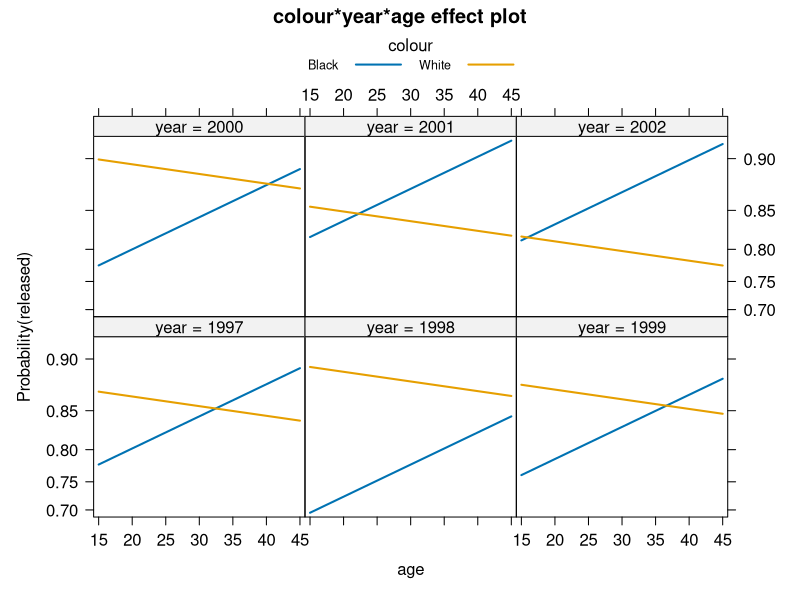
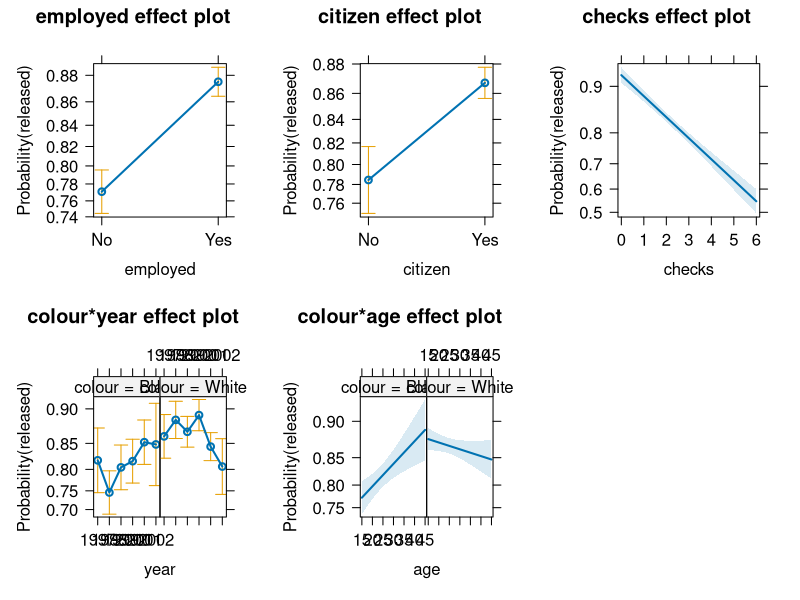
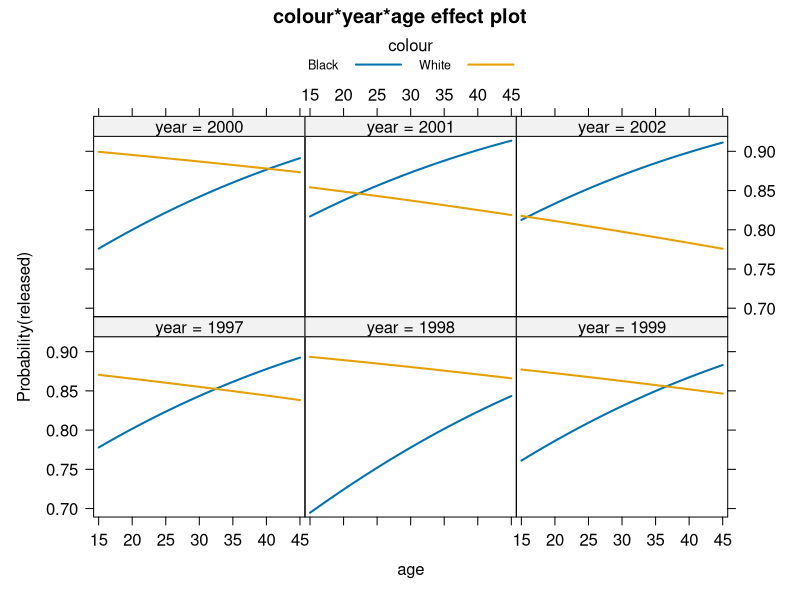
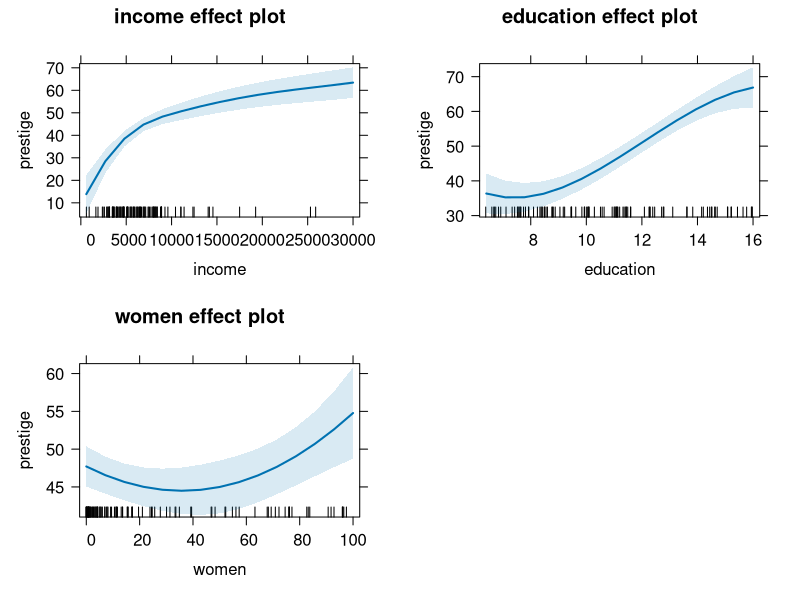
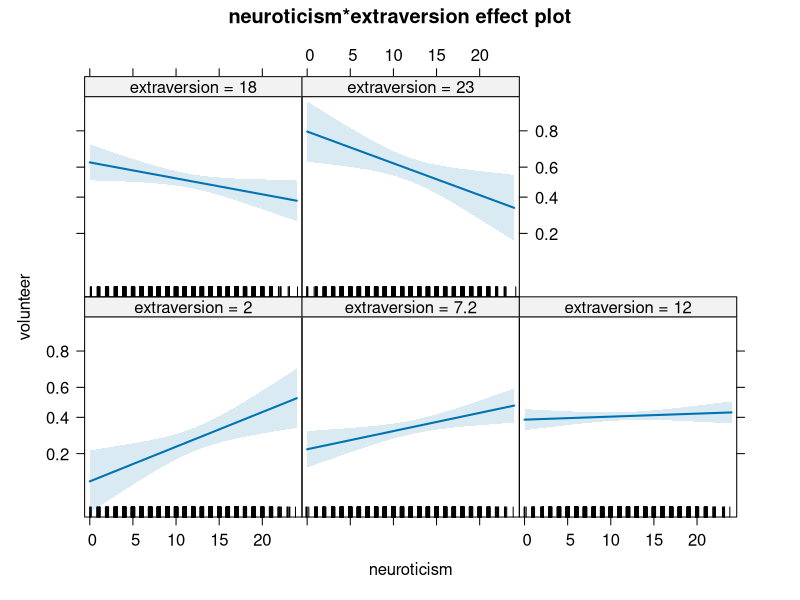
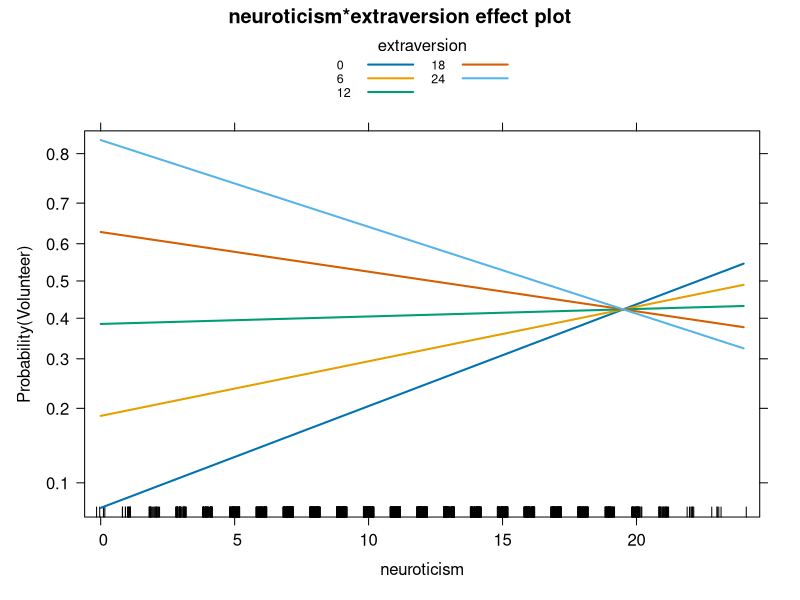
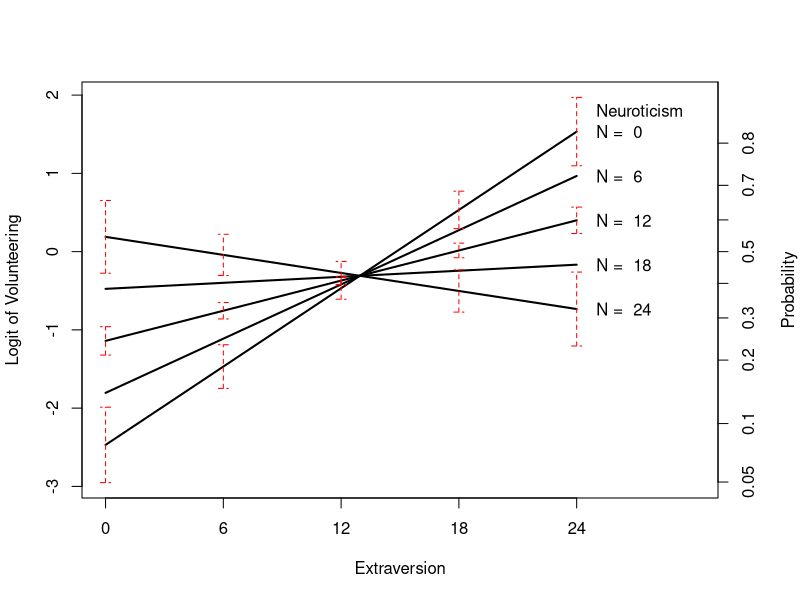

Generate these figures, in order, with R:
## ---- chunk 1
knitr::opts_chunk$set(echo = TRUE)
setwd("~/Documents/Cursos/2017B/AnalisisDeDatosConR/Lecturas")
## ---- chunk 2
library(effects)
data(Arrests)
dim(Arrests)

## ---- chunk 3
Arrests$year <- as.factor(Arrests$year)
arrests.mod <- glm(released ~ employed + citizen + checks + colour*year + colour*age, 
                   family=binomial, data=Arrests)
summary(arrests.mod)
## ---- chunk 4
library(car) # for the Anova function
Anova(arrests.mod)
## ---- chunk 5
# model.matrix(arrests.mod)
## ---- chunk 6
plot(effect("colour:year:age", arrests.mod, xlevels=list(age=15:45)), multiline=TRUE, ylab="Probability(released)", rug=FALSE)
## ---- chunk 7
arrests.effects <- allEffects(arrests.mod, xlevels=list(age=15:45))
plot(arrests.effects, ylab="Probability(released)", rug=FALSE)
## ---- chunk 8
plot(effect("colour:year:age", arrests.mod, xlevels=list(age=15:45)),rescale.axis=FALSE, multiline=TRUE, ylab="Probability(released)",rug=FALSE)
## ---- chunk 9
colour.year <- effect("colour*year", arrests.mod)
colour.year
summary(colour.year)
## ---- chunk 10
data(Prestige)
library(splines) # for bs
prestige.mod <- lm(prestige ~ log(income) + bs(education, df=3) + poly(women, 2),
data=Prestige)
summary(prestige.mod)
## ---- chunk 11
Anova(prestige.mod)
## ---- chunk 12
plot(allEffects(prestige.mod, default.levels=50))
## ---- chunk 13
data(Cowles)
cowles.mod <- glm(volunteer ~ sex + neuroticism*extraversion, data=Cowles, family=binomial)
summary(cowles.mod)
## ---- chunk 14
Anova(cowles.mod)
## ---- chunk 15
plot(effect("neuroticism*extraversion", cowles.mod))
## ---- chunk 16
plot(effect("neuroticism*extraversion", cowles.mod,xlevels=list(neuroticism=0:24, extraversion=seq(0, 24, 6))),multiline=TRUE, ylab="Probability(Volunteer)")
## ---- chunk 17
ne.effect <- effect("neuroticism*extraversion", cowles.mod, xlevels=list(neuroticism=seq(0, 24, 6), extraversion=0:24), confidence.level=2/3)
ne.sumry <- summary(ne.effect, type="link")
fit <- ne.sumry$effect # fitted values for effect
lower <- ne.sumry$lower
upper <- ne.sumry$upper
par(mar=c(5, 4, 4, 4)+.1) # leave some extra room
plot(c(0, 30), range(c(lower, upper)), type="n", xaxt="n",
xlab="Extraversion", ylab="Logit of Volunteering")
axis(1, at=seq(0, 24, 6))
text(25, 1.8, "Neuroticism", adj=0)
probabilityAxis() # right-side axis, from car package
neuroticism <- seq(0, 24, 6)
for (neuro in 1:5){ # plot effects
   lines(0:24, fit[neuro,], lwd=2)
   text(25, fit[neuro, 25], paste("N = ", neuroticism[neuro]), adj=0)
}
extraversion <- 0:24
extra <- seq(1, 25, by=6)
for (neuro in c(1, 3, 5)){ # plot confidence bars
   arrows(extraversion[extra], lower[neuro, extra],
   extraversion[extra], upper[neuro, extra],
   angle=90, code=3, lty=2, length=0.05, col="red")
}
